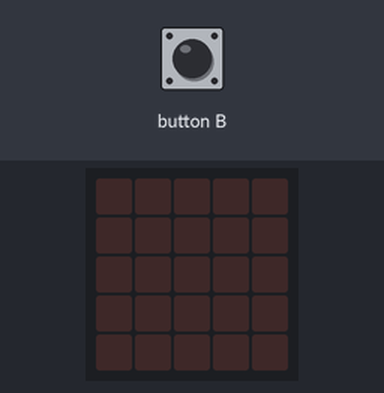
The program below on a simulated BBC micro:bit (MakeCode). On the bench: the board's 5×5 LED display. The test bench sets the inputs (shaded band).

Above: at 1.2 s.
1.3 s: button B pressed for 0.15 s
At 2.2 s:
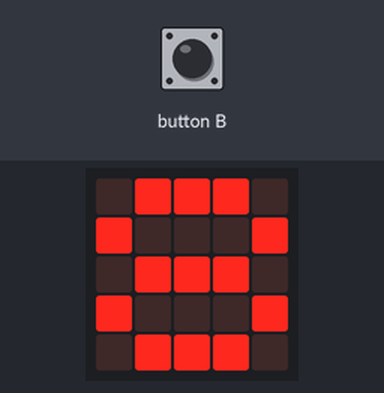
Timing chart, 0 to 4.3 s (numbered marks = the images above; inputs shaded):
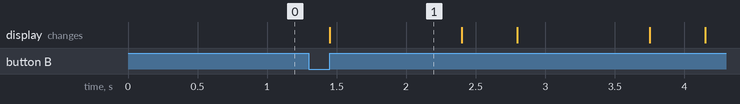

Measured:
- after the input at 1.3 s, the display: changes after 0.15 s (image 1)
- what the display in image 1 shows lasts 0.9 s, from 1.5 s to 2.4 s

The program:

main.ts
```typescript
input.onButtonPressed(Button.B, function () {
    for (let index = 0; index < 8; index++) {
        basic.showNumber(8)
        basic.pause(200)
        basic.showLeds(`
            . . . . .
            . . . . .
            . . . . .
            . . . . .
            . . . . .
            `)
    }
    basic.clearScreen()
})
basic.forever(function () {

})
```

test.ts
```typescript
// les tests vont ici ; cela ne sera pas compilé si ce paquet est utilisé en tant qu'extension.
```
